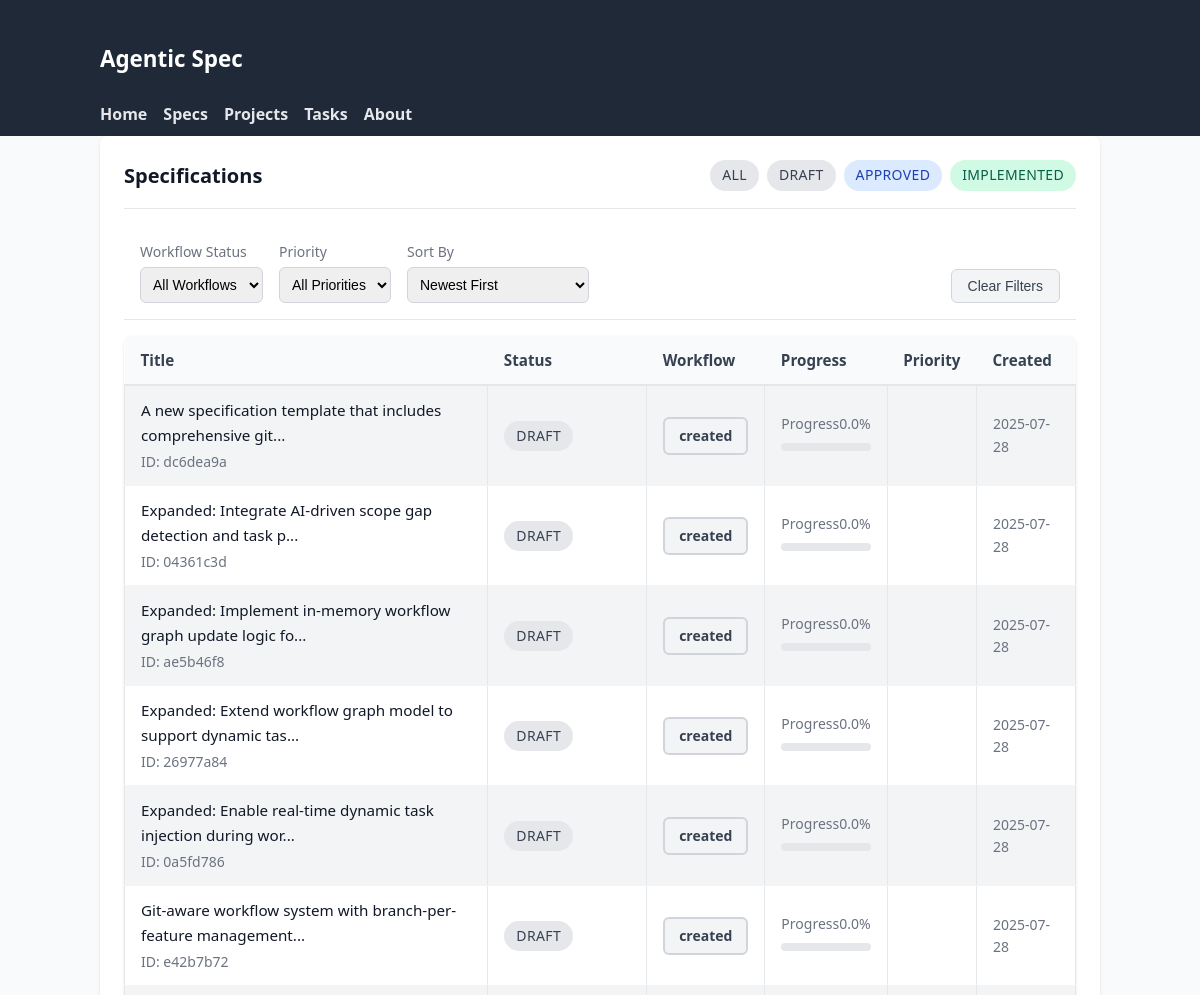
/specs (upper part), run on an earlier commit of the app's database.
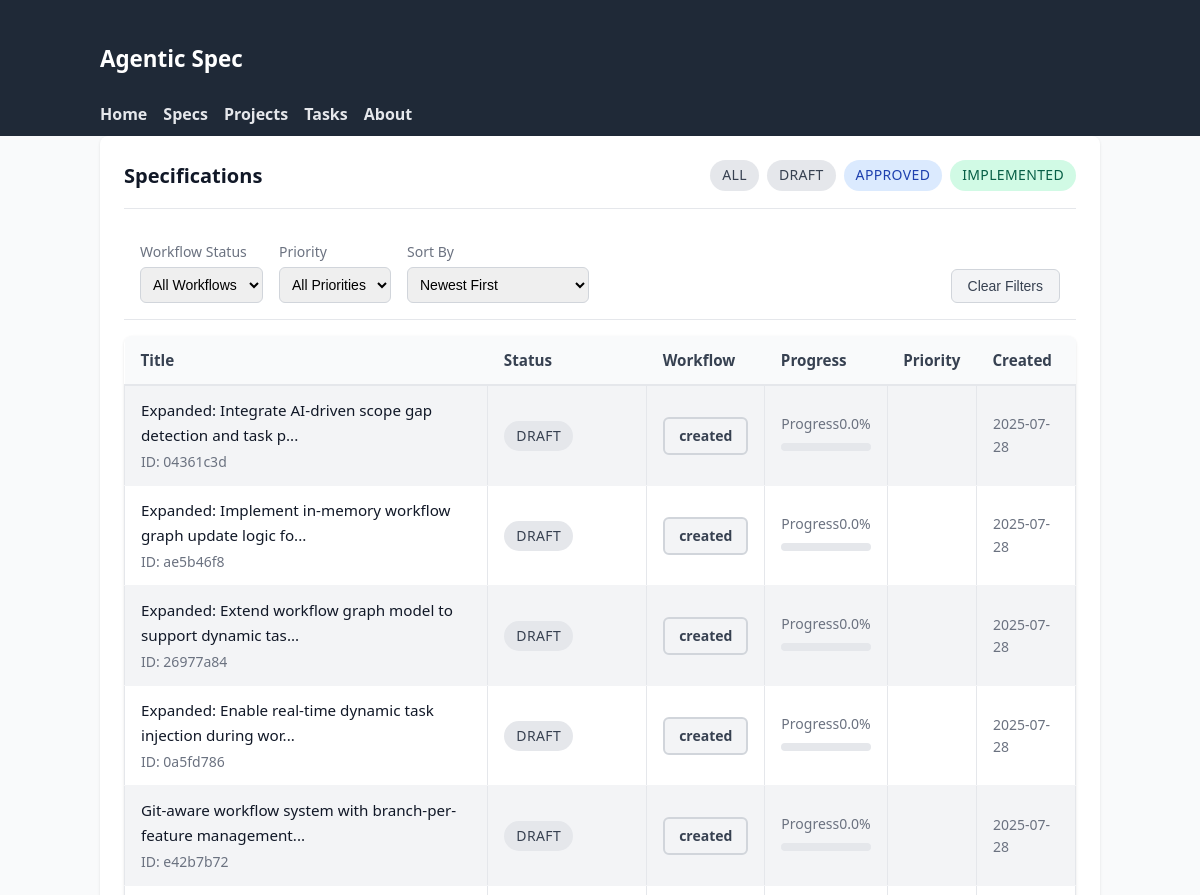
And on a later commit of the database.
### tables this page shows
CREATE TABLE specifications (
                id TEXT PRIMARY KEY,
                title TEXT NOT NULL,
                inherits TEXT DEFAULT '[]',
                created TIMESTAMP NOT NULL,
                updated TIMESTAMP NOT NULL,
                version TEXT NOT NULL,
                status TEXT NOT NULL,
                parent_spec_id TEXT,
                child_spec_ids TEXT DEFAULT '[]',
                context TEXT NOT NULL,
                requirements TEXT NOT NULL,
                review_notes TEXT DEFAULT '[]',
                context_parameters TEXT,
                -- Enhanced tracking fields
                workflow_status TEXT DEFAULT 'created',
                is_completed BOOLEAN DEFAULT FALSE,
                completed_at TIMESTAMP,
                last_accessed TIMESTAMP,
                completion_percentage REAL DEFAULT 0.0,
                priority INTEGER DEFAULT 5,
                -- Lifecycle timestamps
                reviewed_at TIMESTAMP,
                approved_at TIMESTAMP,
                implemented_at TIMESTAMP,
                -- Metadata tracking
                created_by TEXT DEFAULT 'system',
                last_updated_by TEXT DEFAULT 'system',
                tags TEXT DEFAULT '[]'
            );

### agentic_spec/web_ui.py (the view)
@app.get("/specs", response_class=HTMLResponse)
async def list_specifications(request: Request, status: str | None = None):
    async with await get_db_manager() as manager:
        if status:
            specs = await manager.backend.list_specifications()
            specs = [s for s in specs if s.status.value == status]
        else:
            specs = await manager.backend.list_specifications()
        ctx = base_context(request, title="Specifications")
        ctx.update({"specs": specs, "current_status": status})
        return templates.TemplateResponse("specs_list.html", ctx)

### agentic_spec/web_templates/specs_list.html (shortened to what this page needs)
{% extends 'base.html' %}
{% block content %}
<div class="card">
  <div class="card-header">
    <h2 class="card-title">Specifications{% if current_status %} – {{ current_status }}{% endif %}</h2>
    <div style="display: flex; gap: 0.5rem;">
      <a href="/specs" class="status-badge {% if not current_status %}draft{% endif %}" style="text-decoration: none;">All</a>
      <a href="/specs?status=draft" class="status-badge draft" style="text-decoration: none;">Draft</a>
      <a href="/specs?status=approved" class="status-badge approved" style="text-decoration: none;">Approved</a>
      <a href="/specs?status=implemented" class="status-badge implemented" style="text-decoration: none;">Implemented</a>
    </div>
  </div>
  <div style="display: flex; gap: 1rem; padding: 1rem; border-bottom: 1px solid #e5e7eb; flex-wrap: wrap;">
    <div>
      <label for="workflow-filter" style="display: block; font-size: 0.875rem; color: #6b7280; margin-bottom: 0.25rem;">Workflow Status</label>
      <select id="workflow-filter" style="padding: 0.5rem; border: 1px solid #d1d5db; border-radius: 0.375rem; font-size: 0.875rem;">
        <option value="">All Workflows</option>
      </select>
    </div>
    <div>
      <label for="priority-filter" style="display: block; font-size: 0.875rem; color: #6b7280; margin-bottom: 0.25rem;">Priority</label>
      <select id="priority-filter" style="padding: 0.5rem; border: 1px solid #d1d5db; border-radius: 0.375rem; font-size: 0.875rem;">
        <option value="">All Priorities</option>
      </select>
    </div>
    <div>
      <label for="sort-by" style="display: block; font-size: 0.875rem; color: #6b7280; margin-bottom: 0.25rem;">Sort By</label>
      <select id="sort-by" style="padding: 0.5rem; border: 1px solid #d1d5db; border-radius: 0.375rem; font-size: 0.875rem;">
        <option value="created-desc">Newest First</option>
      </select>
    </div>
    <div style="margin-left: auto; display: flex; align-items: flex-end;">
      <button id="clear-filters" style="padding: 0.5rem 1rem; background: #f3f4f6; color: #374151; border: 1px solid #d1d5db; border-radius: 0.375rem; font-size: 0.875rem; cursor: pointer;">Clear Filters</button>
    </div>
  </div>
  {% if specs %}
  <table>
    <thead>
      <tr>
        <th>Title</th>
        <th>Status</th>
        <th>Workflow</th>
        <th>Progress</th>
        <th>Priority</th>
        <th>Created</th>
      </tr>
    </thead>
    <tbody>
      {% for s in specs %}
      <tr>
        <td>
          <a href="/specs/{{ s.id }}">{{ s.title[:60] }}{% if s.title|length > 60 %}...{% endif %}</a>
          <div class="card-subtitle">ID: {{ s.id }}</div>
        </td>
        <td>
          <span class="status-badge {{ s.status.value }}">{{ s.status.value }}</span>
        </td>
        <td>
          <span class="workflow-badge {{ s.workflow_status.value }}">{{ s.workflow_status.value }}</span>
        </td>
        <td>
          <div class="progress-label">
            <span>Progress</span>
            <span>{{ s.completion_percentage }}%</span>
          </div>
          <div class="progress-bar">
          </div>
        </td>
        <td>
          {% if s.priority %}
          <span class="priority-indicator priority-{{ s.priority.value }}"></span>
          {% else %}
          <span style="color: #9ca3af;">-</span>
          {% endif %}
        </td>
        <td style="font-size: 0.875rem; color: #6b7280;">
          {{ s.created.strftime('%Y-%m-%d') }}
        </td>
      </tr>
      {% endfor %}
    </tbody>
  </table>
  {% else %}
  <p style="color: #6b7280; text-align: center; padding: 3rem 0;">
    No specifications found{% if current_status %} with status "{{ current_status }}"{% endif %}.
  </p>
  {% endif %}
</div>
{% endblock %}

### agentic_spec/web_templates/base.html (shortened to what this page needs)
<!DOCTYPE html>
<html lang="en">
<head>
    <link rel="stylesheet" href="/static/styles.css" />
</head>
<body>
    <header class="site-header" role="banner">
        <div class="container">
            <h1 class="logo"><a href="/">Agentic&nbsp;Spec</a></h1>
            <nav class="primary-nav" aria-label="Primary">
                <a href="/" class="nav-link">Home</a>
                <a href="/specs" class="nav-link">Specs</a>
                <a href="/projects" class="nav-link">Projects</a>
                <a href="/tasks" class="nav-link">Tasks</a>
                <a href="/about" class="nav-link">About</a>
            </nav>
        </div>
    </header>
    <main id="main-content" class="container" role="main">
        {% block content %}{% endblock %}
    </main>
</body>
</html>

### agentic_spec/web_templates/static/styles.css (style rules this page uses)
body { font-family: system-ui, -apple-system, Segoe UI, Roboto, Helvetica, Arial, sans-serif; margin: 0; background: #f9fafb; color: #111827; line-height: 1.6; }
.container { max-width: 1000px; margin: 0 auto; padding: 0 1rem; }
table { width: 100%; border-collapse: collapse; margin-top: 1rem; font-size: 0.95rem; }
th { background: #374151; color: #fff; padding: 8px; text-align: left; }
td { padding: 8px; border: 1px solid #e5e7eb; }
tbody tr:nth-child(odd) { background: #f3f4f6; }
.site-header { background: #1f2937; color: #fff; padding: 0.5rem 0; }
.logo a { color: #fff; text-decoration: none; font-size: 1.4rem; }
.primary-nav { display: flex; gap: 1rem; flex-wrap: wrap; margin-top: 0.5rem; }
.primary-nav .nav-link { color: #e5e7eb; text-decoration: none; font-weight: 600; }
table a { color: inherit; text-decoration: none; }
.status-badge { display: inline-flex; align-items: center; gap: 0.25rem; padding: 0.25rem 0.75rem; border-radius: 9999px; font-size: 0.875rem; font-weight: 500; text-transform: uppercase; letter-spacing: 0.025em; }
.status-badge.draft { background: #e5e7eb; color: #374151; }
.status-badge.approved { background: #dbeafe; color: #1e40af; }
.status-badge.implemented { background: #d1fae5; color: #065f46; }
.workflow-badge { display: inline-flex; align-items: center; gap: 0.375rem; padding: 0.375rem 0.875rem; border-radius: 0.375rem; font-size: 0.875rem; font-weight: 600; border: 2px solid transparent; }
.workflow-badge.created { background: #f3f4f6; color: #374151; border-color: #d1d5db; }
.progress-bar { width: 100%; height: 0.5rem; background: #e5e7eb; border-radius: 0.25rem; overflow: hidden; margin: 0.5rem 0; }
.progress-label { display: flex; justify-content: space-between; align-items: center; font-size: 0.875rem; color: #6b7280; margin-bottom: 0.25rem; }
.card { background: #fff; border-radius: 0.5rem; box-shadow: 0 1px 3px rgba(0,0,0,0.1); padding: 1.5rem; margin-bottom: 1.5rem; }
.card-header { display: flex; justify-content: space-between; align-items: center; margin-bottom: 1rem; padding-bottom: 1rem; border-bottom: 1px solid #e5e7eb; }
.card-title { font-size: 1.25rem; font-weight: 600; color: #111827; margin: 0; }
.card-subtitle { font-size: 0.875rem; color: #6b7280; margin-top: 0.25rem; }
table { width: 100%; border-collapse: collapse; margin-top: 1rem; font-size: 0.95rem; background: #fff; border-radius: 0.5rem; overflow: hidden; box-shadow: 0 1px 3px rgba(0,0,0,0.1); }
th { background: #f9fafb; color: #374151; padding: 0.75rem 1rem; text-align: left; font-weight: 600; border-bottom: 2px solid #e5e7eb; }
td { padding: 0.75rem 1rem; border-bottom: 1px solid #f3f4f6; }
.priority-indicator { display: inline-block; width: 0.5rem; height: 0.5rem; border-radius: 50%; margin-right: 0.5rem; }

What changed in the data, as far as the page shows it:
removed specifications: title "A new specification template that includes comprehensive git", id "dc6dea9a", status.value "DRAFT", workflow_status.value "created", completion_percentage "0.0", created "2025-07-28"
